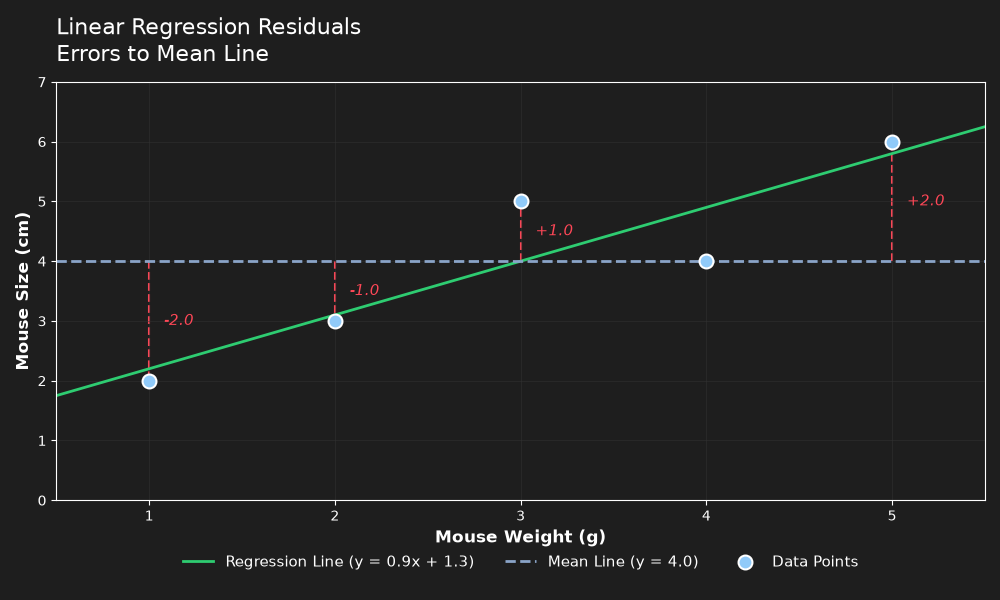

Recreate this plot in Python.
#It is the visual representation of the how good the regression line is.
#Also we used same data which is used in Linear_R_02.py
import numpy as np
import matplotlib.pyplot as plt

# 1. The Data
x = np.array([1, 2, 3, 4, 5])
y = np.array([2, 3, 5, 4, 6])

# Calculate Mean and Regression parameters
mean_y = np.mean(y)
slope, intercept = np.polyfit(x, y, 1)

# 2. Setup the Dark Theme (Matching your image)
plt.style.use('dark_background')
fig, ax = plt.subplots(figsize=(10, 6))
fig.patch.set_facecolor('#1e1e1e') # Dark gray background
ax.set_facecolor('#1e1e1e')

# 3. Plot the Regression Line (Green)
x_line = np.linspace(0.5, 5.5, 100)
reg_line_y = slope * x_line + intercept
ax.plot(x_line, reg_line_y, color='#2ecc71', linewidth=2, 
        label=f'Regression Line (y = {slope:.1f}x + {intercept:.1f})')

# 4. Plot the Mean Line (Horizontal Dashed)
ax.axhline(mean_y, color='#8aa4c8', linestyle='--', linewidth=2, 
           label=f'Mean Line (y = {mean_y:.1f})')

# 5. Plot the Residuals (Errors to Mean Line)
for i in range(len(x)):
    # Draw vertical dashed red line from data point to mean line
    ax.plot([x[i], x[i]], [mean_y, y[i]], color='#ff4757', linestyle='--', zorder=1)
    
    # Add text label for the residual (e.g., "+2.0" or "-1.0")
    residual = y[i] - mean_y
    if residual != 0:
        ax.text(x[i] + 0.08, mean_y + (residual / 2), f'{residual:+.1f}', 
                color='#ff4757', fontsize=11, fontstyle='italic', va='center')

# 6. Plot the Data Points (Blue Circles)
ax.scatter(x, y, color='#90caf9', s=100, edgecolor='white', linewidth=1.5, 
           zorder=2, label='Data Points')

# 7. Formatting and Labels
ax.set_title('Linear Regression Residuals\nErrors to Mean Line', fontsize=16, pad=15, loc='left')
ax.set_xlabel('Mouse Weight (g)', fontsize=12, fontweight='bold')
ax.set_ylabel('Mouse Size (cm)', fontsize=12, fontweight='bold')

# Set axis limits to match the image
ax.set_xlim(0.5, 5.5)
ax.set_ylim(0, 7)

# Faint grid lines
ax.grid(color='#333333', linestyle='-', alpha=0.5)

# Place legend at the bottom
ax.legend(loc='lower center', bbox_to_anchor=(0.5, -0.2), ncol=3, frameon=False, fontsize=11)

plt.tight_layout()
plt.savefig("E:\Projects\Learning\Python\Machine_Learning\Linear_R_02(a).png")
plt.show()
